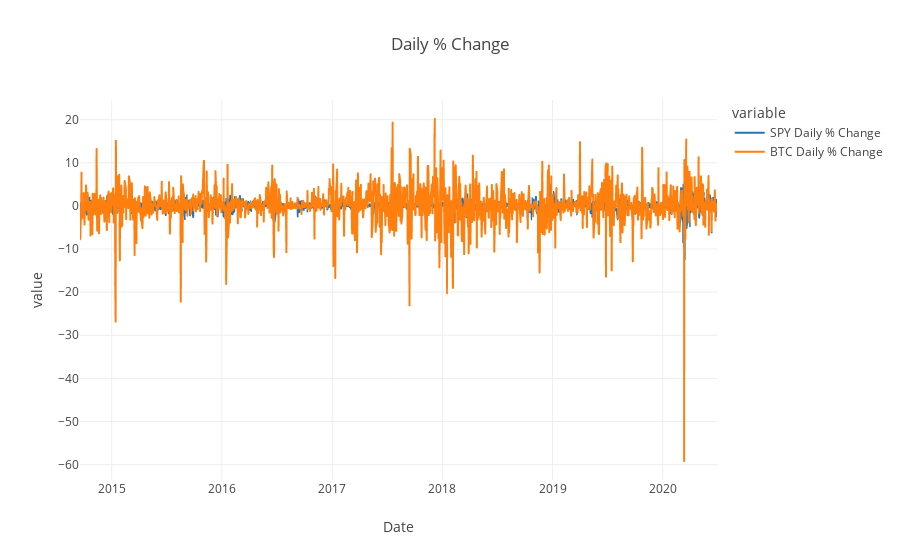

This figure's notebook cell:
### Code cell
ilinechart(
    all_instruments_melted, "Date", "value", groups="variable", title="Daily % Change"
)

### Figure 1 — Plotly figure (JSON) as saved in the notebook; plotly's stock layout.template omitted (floating-point values rounded to 4 significant figures; data arrays with more than 128 entries replaced by an {"elided": "..."} marker saying what was removed)
{"data": [{"hovertemplate": "variable=SPY Daily % Change<br>Date=%{x}<br>value=%{y}<extra></extra>", "legendgroup": "SPY Daily % Change", "line": {"color": "#1F77B4", "dash": "solid"}, "mode": "lines", "name": "SPY Daily % Change", "showlegend": true, "type": "scattergl", "x": {"elided": "1455 str values"}, "xaxis": "x", "y": {"elided": "1455 float values"}, "yaxis": "y"}, {"hovertemplate": "variable=BTC Daily % Change<br>Date=%{x}<br>value=%{y}<extra></extra>", "legendgroup": "BTC Daily % Change", "line": {"color": "#FF7F0E", "dash": "solid"}, "mode": "lines", "name": "BTC Daily % Change", "showlegend": true, "type": "scattergl", "x": {"elided": "1455 str values"}, "xaxis": "x", "y": {"elided": "1455 float values"}, "yaxis": "y"}], "layout": {"legend": {"title": {"text": "variable"}, "tracegroupgap": 0}, "title": {"text": "Daily % Change", "x": 0.5}, "xaxis": {"anchor": "y", "domain": [0, 1], "title": {"text": "Date"}}, "yaxis": {"anchor": "x", "domain": [0, 1], "title": {"text": "value"}}}}
